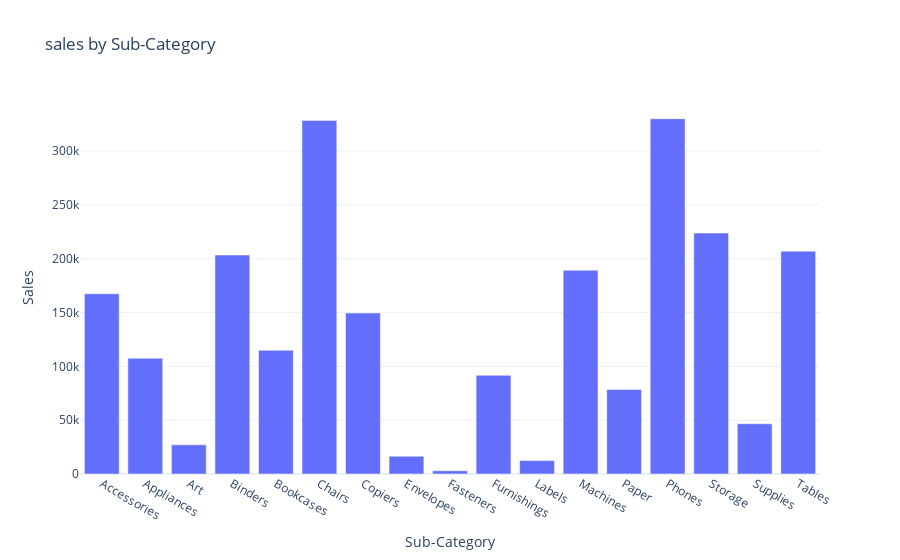

Notebook code cell kept with this figure:
### Code cell
fig = px.bar(sales_by_category,
             x= 'Sub-Category',
             y= 'Sales',
             title= 'sales by Sub-Category')
fig.show()

### Figure 1 — Plotly figure (JSON) as saved in the notebook; plotly's stock layout.template omitted (floating-point values rounded to 4 significant figures)
{"data": [{"alignmentgroup": "True", "hovertemplate": "Sub-Category=%{x}<br>Sales=%{y}<extra></extra>", "legendgroup": "", "marker": {"color": "#636efa", "pattern": {"shape": ""}}, "name": "", "offsetgroup": "", "orientation": "v", "showlegend": false, "textposition": "auto", "type": "bar", "x": ["Accessories", "Appliances", "Art", "Binders", "Bookcases", "Chairs", "Copiers", "Envelopes", "Fasteners", "Furnishings", "Labels", "Machines", "Paper", "Phones", "Storage", "Supplies", "Tables"], "xaxis": "x", "y": [167400.0, 107500.0, 27120.0, 203400.0, 114900.0, 328400.0, 149500.0, 16480.0, 3024.0, 91710.0, 12490.0, 189200.0, 78480.0, 330000.0, 223800.0, 46670.0, 207000.0], "yaxis": "y"}], "layout": {"barmode": "relative", "legend": {"tracegroupgap": 0}, "title": {"text": "sales by Sub-Category"}, "xaxis": {"anchor": "y", "domain": [0, 1], "title": {"text": "Sub-Category"}}, "yaxis": {"anchor": "x", "domain": [0, 1], "title": {"text": "Sales"}}}}
